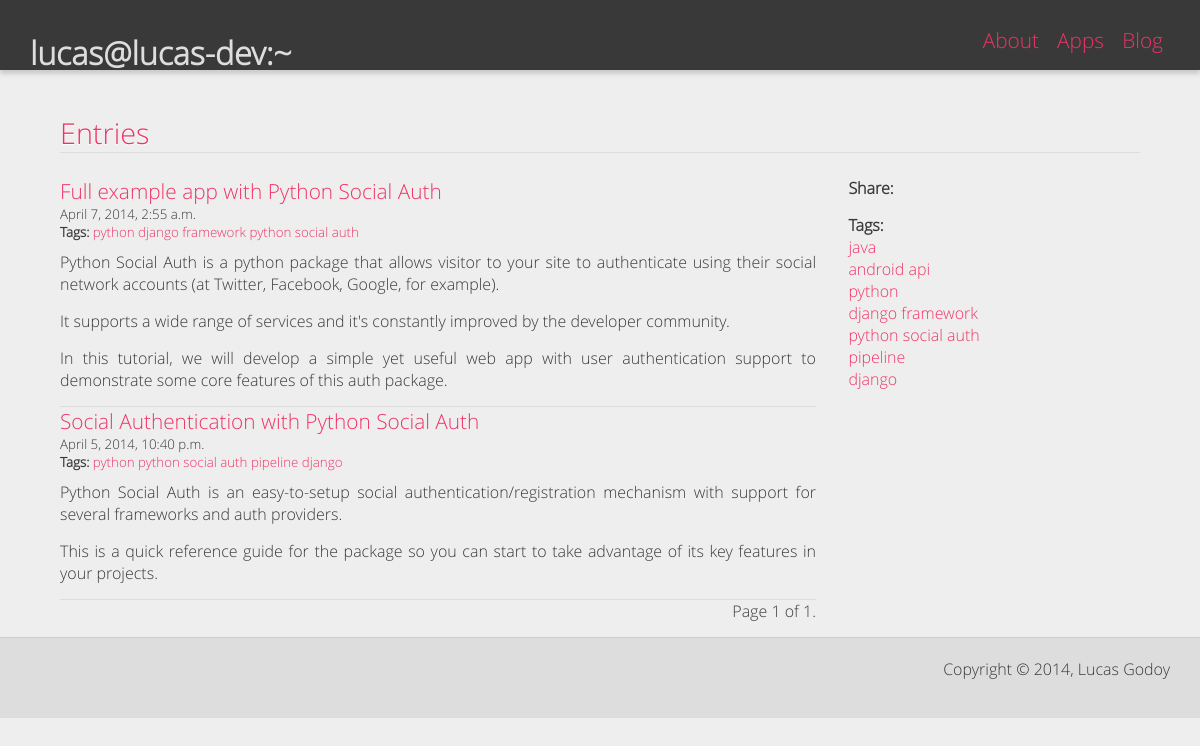
Page /blog on the committed database.
### blog/models.py (models this page shows, shortened)
class Entry(models.Model):
	title = models.CharField(max_length=100,unique=True)
	slug = models.SlugField(max_length=100,unique=True)
	content = models.TextField()
	date = models.DateTimeField(db_index=True,auto_now_add=True)
	tag = models.ManyToManyField(Tag)
	preview = models.TextField()
	class Meta:
		ordering = ['-date']
		verbose_name_plural = 'Entries'
	@permalink
	def get_absolute_url(self):
		return ('blog_entries', None, {'slug': self.slug})

class Tag(models.Model):
	name = models.CharField(max_length=100,db_index=True)
	slug = models.SlugField(max_length=100,db_index=True)
	class Meta:
		verbose_name_plural = 'Tags'
	@permalink
	def get_absolute_url(self):
		return ('blog_tags', None, {'slug': self.slug})

### blog/views.py (the view)
# urls.py: url(r'^blog','blog.views.entries'),
def entries(request):
	entries = Entry.objects.all()
	paginator = Paginator(entries,2)
	page = request.GET.get('page')
	try:
		entries = paginator.page(page)
	except PageNotAnInteger:
		entries = paginator.page(1)
	except EmptyPage:
		contacts = paginator.page(paginator.num_pages)
	return render_to_response('blog/entries.html',
		{
			'tags':Tag.objects.all(),
			'entries':entries
		})

### lucasdev/templates/blog/entries.html (shortened to what this page needs)
{%extends 'base.html'%}
{% block content %}
<div id="div-body">
	<h2>Entries</h2>
	<div id="div-left">
		{%for entry in entries%}
			<div class="entry">
				<div class="title-entry"><a href="{{entry.get_absolute_url}}">{{entry.title}}</a></div>
				<small>{{entry.date}}</small><br>
				<small><b>Tags:</b>
					{%for thistag in entry.tag.all%}
						<a href="{{thistag.get_absolute_url}}">{{thistag.name}}</a>
					{%endfor%}
				</small>
				<div class="post-prose">
						{{entry.preview|safe}}
				</div>
			</div>
		{%endfor%}
		<p style="float:right">
	        Page {{ entries.number }} of {{ entries.paginator.num_pages }}.
    	</p>
	</div>
	<div id="div-right">
		<p id="p-share">Share:</p>
		<div id="tags">
			<span id="tags-title">Tags:</span>
			{%for tag in tags%}
				<br><a href="{{tag.get_absolute_url}}"> {{tag.name}} </a>
			{%endfor%}
		</div>
	</div>
</div>
{% endblock %}
{%block div-footer%}<div id="div-footer-bottom">{%endblock%}

### lucasdev/templates/base.html (shortened to what this page needs)
<!DOCTYPE HTML PUBLIC "-//W3C//DTD HTML 4.01 Transitional//EN" "http://www.w3.org/TR/html4/loose.dtd">
<html xmlns="http://www.w3.org/1999/xhtml">
	<head>
		{% load staticfiles %}
		<link rel="stylesheet" href="{% static "css/style.css" %}" />
	</head>
	<body>
		<div id="div-header">
			<h1><a href="/">lucas@lucas-dev:~</a></h1>
			<ul class="links">
				<li><a href="/" title="About me">About</a></li>
				<li><a href="/apps" title="Some apps I worked on recently">Apps</a></li>
				<li><a href="/blog" title="Some programming tips about many platforms">Blog</a></li>
			</ul>
		</div>
		{%block content%}{%endblock%}
		{%block div-footer%}<div id="div-footer">{%endblock%}
			<p id="credits">Copyright © 2014, Lucas Godoy</p>
		</div>
	</body>
</html>

### blog/static/css/style.css (style rules this page uses)
body { margin: 0; padding: 0; background-color: #EEEEEE; color: #393939; font-family: 'Open Sans','Verdana','Georgia','Times New Roman',serif; }
a, a:visited { color: #F03366; text-decoration: none; }
#div-header { height: 3.1em; background-color: #393939; box-shadow: 0 4px 4px #CCCCCC; padding: 10px ; }
#div-header h1 { display: inline-block; float: left; font-size: 1.4em; }
#div-header h1 a, #div-header h1 a:visited { color: #DDDDDD; font-weight: bold; text-decoration: none; }
#div-header .links { text-align: right; margin-top: 4.5em; }
#div-header .links li { display: inline-block; }
#div-header .links li a { font-size: 1.3em; }
#div-body { min-height: 400px; padding: 20px 20px; }
h2,h3 { border-bottom: 1px solid #DDDDDD; color: #F03366; font-size: 1.8em; }
h2, h3 { text-shadow: 0 1px 0 #FFFFFF; }
h1, h2, h3, h4, h5, h6 { font-weight: normal; }
p, .post-prose { margin: 0 10px 15px 0; text-align: justify; }
#credits { text-align: right; }
#div-footer, #div-footer-bottom { background-color: #DDDDDD; border-top: 1px solid #CCCCCC; height: 40px; padding: 20px 30px; text-align: right; }
.title-entry { color: #F03366; font-size: 1.3em; }
.entry { border-bottom: 1px solid #DDDDDD; }
.entry .post-prose { margin-top: 10px; }
#p-share { font-weight:bold; }
#tags-title { font-weight: bold; }
#div-footer-bottom { position: relative; clear: both; }
@media (min-width: 768px) { #div-header { height: 3.1em; background-color: #393939; box-shadow: 0 4px 4px #CCCCCC; padding: 10px 30px; } }
@media (min-width: 768px) { #div-header h1 { display: inline-block; float: left; font-size: 2em; } }
@media (min-width: 768px) { #div-header .links { display: inline-block; float: right; padding-top: 1em; margin-top: 0; position: relative; } }
@media (min-width: 768px) { #div-header .links li { display: inline; padding: 0 7px; } }
@media (min-width: 768px) { #div-body { min-height: 490px; padding: 20px 60px; } }
@media (min-width: 768px) { p, .post-prose { margin:0 0 15px 0; text-align: justify; } }
@media (min-width: 768px) { #div-right { margin-left: 0; } }
@media (min-width: 768px) { .title-entry { color: #F03366; font-size: 1.3em; } }
@media (min-width: 1200px) { #div-header { height: 3.1em; background-color: #393939; box-shadow: 0 4px 4px #CCCCCC; padding: 10px 30px; } }
@media (min-width: 1200px) { #div-header h1 { display: inline-block; float: left; font-size: 2em; } }
@media (min-width: 1200px) { #div-header h1 a, #div-header h1 a:visited { color: #DDDDDD; font-weight: bold; text-decoration: none; } }
@media (min-width: 1200px) { #div-header .links { display: inline-block; float: right; padding-top: 1em; position: relative; margin: 0; text-align: left; } }
@media (min-width: 1200px) { #div-header .links li { display: inline; padding: 0 7px; } }
@media (min-width: 1200px) { #div-header .links li a { font-size: 1.3em; } }
@media (min-width: 1200px) { #div-body { min-height: 490px; padding: 20px 60px; } }
@media (min-width: 1200px) { h2 { border-bottom: 1px solid #DDDDDD; color: #F03366; font-size: 1.8em; } }
@media (min-width: 1200px) { h2, h3 { text-shadow: 0 1px 0 #FFFFFF; } }
@media (min-width: 1200px) { h1, h2, h3, h4, h5, h6 { font-weight: normal; } }
@media (min-width: 1200px) { p, .post-prose { margin: 0 0 15px 0; text-align: justify; } }
@media (min-width: 1200px) { #credits { text-align: right; } }
@media (min-width: 1200px) { #div-body > div { display: inline; float: left; } }
@media (min-width: 1200px) { #div-left { width: 70%; min-height: 100%; } }
@media (min-width: 1200px) { #div-right { width: 20%; margin-left: 3%; } }
@media (min-width: 1200px) { #tags { margin-top: 15px; } }

### rows in the picture
Entry: title "Full example app with Python Social Auth", date "April 7, 2014, 2:55 a.m.", preview "Python Social Auth is a python package that allows visitor to your site to authenticate using their social network accounts (at Twitter, Facebook, Google, for example). It supports a wide range of services and it's constantly improved by the developer community. In this tutorial, we will develop a simple yet useful web app with user authentication support to demonstrate some core features of this auth package."
Tag: name "python"
Tag: name "django framework"
Tag: name "python social auth"
Entry: title "Social Authentication with Python Social Auth", date "April 5, 2014, 10:40 p.m.", preview "Python Social Auth is an easy-to-setup social authentication/registration mechanism with support for several frameworks and auth providers. This is a quick reference guide for the package so you can start to take advantage of its key features in your projects."
Tag: name "pipeline"
Tag: name "django"
Tag: name "java"
Tag: name "android api"

### other values in the picture
{{ entries.number }} "1"
{{ entries.paginator.num_pages }} "1"
